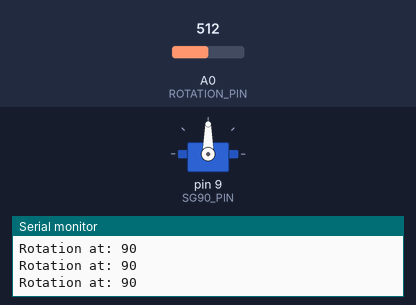
The sketch below on a simulated Arduino Uno, built with avr-gcc and run on an emulated ATmega328P. Shown: servo, the last lines printed to the serial monitor. The inputs (shaded band) are chosen by the test bench; at power-on: A0 (ROTATION_PIN) = 512.

Above: at 1.2 s.
1.3 s: A0 (ROTATION_PIN) set to 59
At 1.8 s:
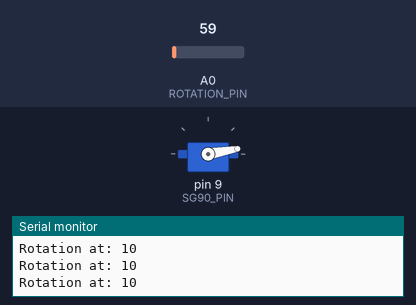
2.8 s: A0 (ROTATION_PIN) set to 51
At 4.2 s:
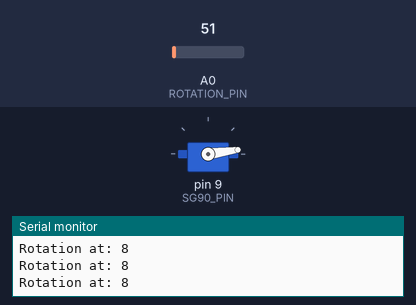
5.8 s: A0 (ROTATION_PIN) set to 122
At 6.4 s:
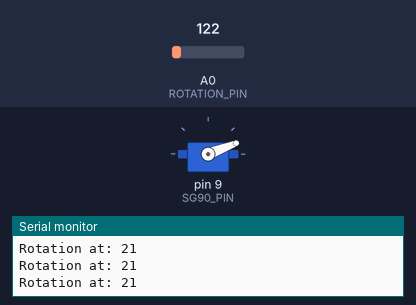
7.3 s: A0 (ROTATION_PIN) set to 306
At 7.6 s:
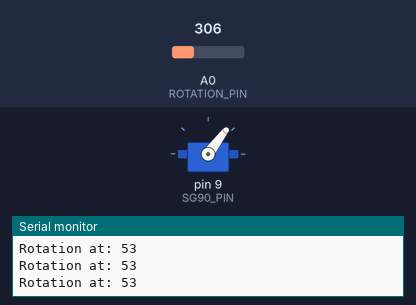
8.8 s: A0 (ROTATION_PIN) set to 716
At 10.0 s:
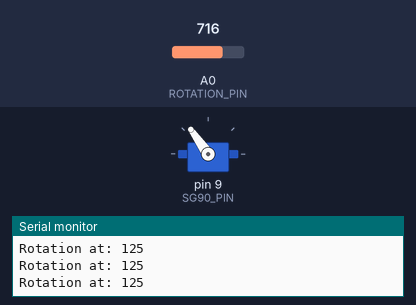
10.3 s: A0 (ROTATION_PIN) set to 900
At 11.2 s:
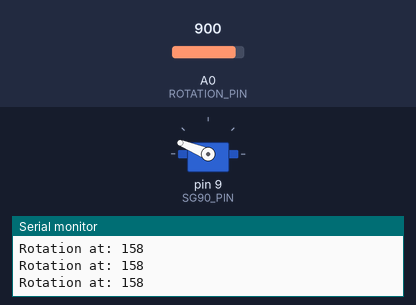
Timing chart, 0 to 12.8 s (numbered marks = the images above; inputs shaded):
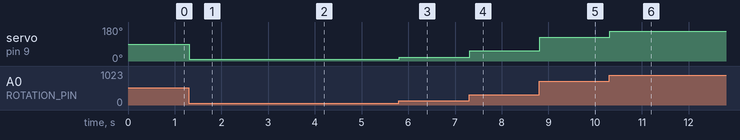

Measured:
- after the input at 1.3 s, servo on pin 9 (SG90_PIN): 90° → 10° at once
- after the input at 2.8 s, servo on pin 9 (SG90_PIN): 10° → 8° at once
- after the input at 5.8 s, servo on pin 9 (SG90_PIN): 8° → 21° at once
- after the input at 7.3 s, servo on pin 9 (SG90_PIN): 21° → 53° at once
- after the input at 8.8 s, servo on pin 9 (SG90_PIN): 53° → 125° at once
- after the input at 10.3 s, servo on pin 9 (SG90_PIN): 125° → 158° at once

The sketch:

sg90_servo.ino
```cpp
#include <Servo.h>

#define SG90_PIN 9
#define ROTATION_PIN A0

Servo servo;

void setup() {
  Serial.begin(9600);
  servo.attach(SG90_PIN);
}

void loop() {
  int data = analogRead(ROTATION_PIN);
  data = map(data,0,1023,0,180);
  Serial.print("Rotation at: ");
  Serial.println(data);
  servo.write(data);
  delay(15);
}
```
